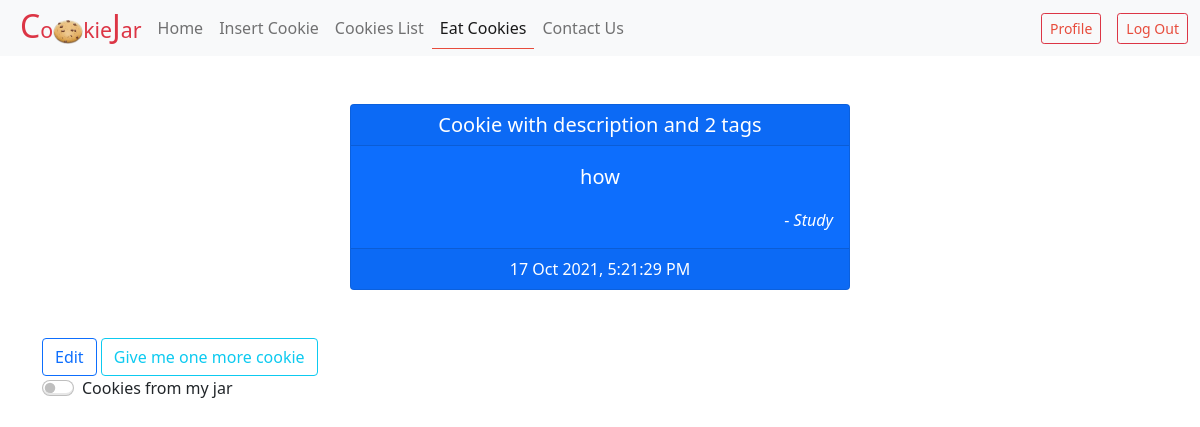
Page /eat_cookie.php (signed in) on the committed database.
### tables this page shows
CREATE TABLE `cookie` (
  `cid` int(10) NOT NULL,
  `uid` int(10) NOT NULL,
  `title` varchar(1000) NOT NULL,
  `edit_date` timestamp NOT NULL DEFAULT CURRENT_TIMESTAMP,
  `is_public` int(1) NOT NULL DEFAULT '0',
  `likes` int(5) NOT NULL DEFAULT '0'
);

CREATE TABLE `cookie_msg` (
  `cid` int(10) NOT NULL,
  `msg` text NOT NULL
);

CREATE TABLE `tags` (
  `tid` int(10) NOT NULL,
  `uid` int(10) NOT NULL,
  `name` varchar(255) NOT NULL
);

### eat_cookie.php (the view, shortened to what this page needs)
<?php
require('./partial/connection.php');
$query = "select * from cookie where uid=" . $_SESSION['userid'] . " or is_public=1  order by rand() limit 1";
$result = mysqli_query($conn, $query);
$data = mysqli_fetch_assoc($result);
$title =  $data['title'];
$cid = $data['cid'];
$date = $data['edit_date'];
$uid = $data['uid'];
$query = "select msg from cookie_msg where cid= " . $cid . "";
$result = mysqli_query($conn, $query);
$msg = "<p class='fw-light fs-6'>No description provided.</p>";
if (mysqli_num_rows($result) > 0) {
    $data = mysqli_fetch_assoc($result);
    $msg =  $data['msg'];
}
$query = "select name from tags where tid in (select tid from cookie_tag where cid = " . $cid . ")";
$result = mysqli_query($conn, $query);
$tags = "";
if (mysqli_num_rows($result) <= 0) {
    $tags = "No tags";
} else {
    while ($data = mysqli_fetch_assoc($result)) {
        $tags = $tags . ", " . $data['name'];
    }
}
?>
<!DOCTYPE html>
<html lang="en">
<head>
    <?php
    require('./partial/link.php');
    ?>
</head>
<body>
    <?php
    require('./partial/nav.php');
    ?>
    <div class="container">
        <div class="card text-center mx-auto my-5" id="cookie">
            <h5 class="card-header">
                <?php echo $title; ?>
            </h5>
            <div class="card-body">
                <blockquote class="blockquote mb-0">
                    <p><?php echo $msg; ?></p>
                    <footer class="fw-lighter fs-6 text-end"> - <cite title="Source Title"><?php echo trim($tags, ","); ?></cite>
                    </footer>
                </blockquote>
            </div>
            <div class="card-footer fw-light fs-6 ">
                <?php
                $date = date_create($date);
                echo date_format($date, "d M Y, g:i:s A");
                ?>
            </div>
        </div>
        <?php
        if ($uid == $_SESSION['userid']) {
        ?>
            <a type='button' href='./update_cookie.php?update= <?php echo $cid; ?>' class='btn btn-outline-primary edit'>Edit</a>
        <?php
        }
        ?>
        <button class="btn btn-outline-info" id="onemore">Give me one more cookie</button>
        <div class="form-check form-switch mb-3">
            <input class="form-check-input" type="checkbox" id="enPrivate" onclick="getUtags()" name="enPrivate" data-bs-toggle="collapse" data-bs-target="#collapseMsg" aria-expanded="false" aria-controls="collapseMsg">
            <label class="form-check-label" for="enPrivate">Cookies from my jar</label>
        </div>
    </div>
</body>
</html>

### tools/icomoon_style.css (style rules this page uses)
.foo .bshadow0, input { box-shadow: inset 0 -2px #e7e7e7; }

### eat_cookie.php (style rules this page uses)
#cookie { max-width: 500px; max-height: 400px; }

### rows in the picture
cookie: title "Cookie with description and 2 tags", edit_date "17 Oct 2021, 5:21:29 PM"
cookie_msg: msg "how"
tags: name "Study"
